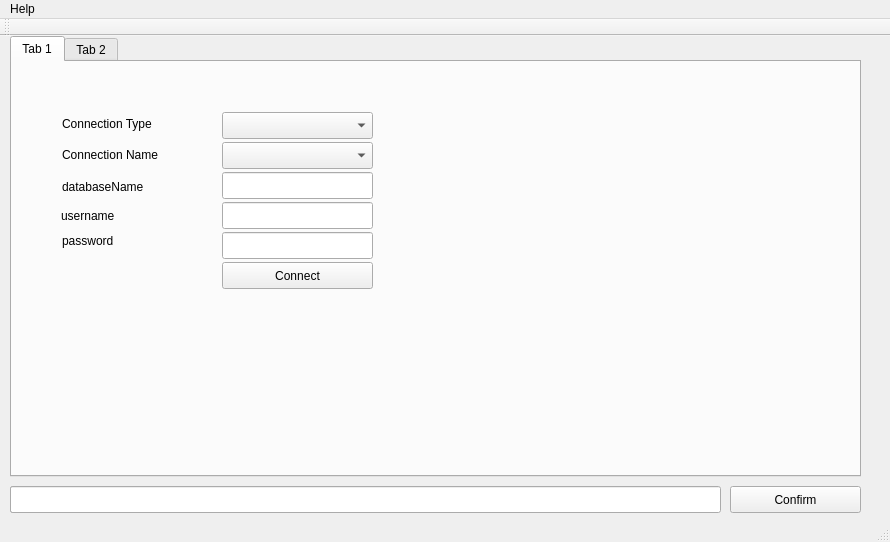
<?xml version="1.0" encoding="UTF-8"?>
<ui version="4.0">
 <class>MainForm</class>
 <widget class="QMainWindow" name="MainForm">
  <property name="windowModality">
   <enum>Qt::WindowModal</enum>
  </property>
  <property name="geometry">
   <rect>
    <x>0</x>
    <y>0</y>
    <width>890</width>
    <height>542</height>
   </rect>
  </property>
  <property name="windowTitle">
   <string>SQL Control System</string>
  </property>
  <widget class="QWidget" name="centralWidget">
   <widget class="QTabWidget" name="tabWidget">
    <property name="geometry">
     <rect>
      <x>10</x>
      <y>0</y>
      <width>851</width>
      <height>441</height>
     </rect>
    </property>
    <property name="sizePolicy">
     <sizepolicy hsizetype="Expanding" vsizetype="Expanding">
      <horstretch>0</horstretch>
      <verstretch>0</verstretch>
     </sizepolicy>
    </property>
    <property name="currentIndex">
     <number>0</number>
    </property>
    <widget class="QWidget" name="mainTab">
     <attribute name="title">
      <string>Tab 1</string>
     </attribute>
     <widget class="QComboBox" name="connectionType">
      <property name="geometry">
       <rect>
        <x>210</x>
        <y>50</y>
        <width>151</width>
        <height>27</height>
       </rect>
      </property>
     </widget>
     <widget class="QComboBox" name="connectionName">
      <property name="geometry">
       <rect>
        <x>210</x>
        <y>80</y>
        <width>151</width>
        <height>27</height>
       </rect>
      </property>
     </widget>
     <widget class="QLineEdit" name="databaseName">
      <property name="geometry">
       <rect>
        <x>210</x>
        <y>110</y>
        <width>151</width>
        <height>27</height>
       </rect>
      </property>
     </widget>
     <widget class="QLineEdit" name="username">
      <property name="geometry">
       <rect>
        <x>210</x>
        <y>140</y>
        <width>151</width>
        <height>27</height>
       </rect>
      </property>
     </widget>
     <widget class="QLineEdit" name="password">
      <property name="geometry">
       <rect>
        <x>210</x>
        <y>170</y>
        <width>151</width>
        <height>27</height>
       </rect>
      </property>
     </widget>
     <widget class="QPushButton" name="connectButton">
      <property name="geometry">
       <rect>
        <x>210</x>
        <y>200</y>
        <width>151</width>
        <height>27</height>
       </rect>
      </property>
      <property name="text">
       <string>Connect</string>
      </property>
     </widget>
     <widget class="QLabel" name="label">
      <property name="geometry">
       <rect>
        <x>50</x>
        <y>53</y>
        <width>121</width>
        <height>17</height>
       </rect>
      </property>
      <property name="text">
       <string>Connection Type</string>
      </property>
     </widget>
     <widget class="QLabel" name="label_2">
      <property name="geometry">
       <rect>
        <x>50</x>
        <y>170</y>
        <width>121</width>
        <height>17</height>
       </rect>
      </property>
      <property name="text">
       <string>password</string>
      </property>
     </widget>
     <widget class="QLabel" name="infoline">
      <property name="geometry">
       <rect>
        <x>50</x>
        <y>240</y>
        <width>271</width>
        <height>17</height>
       </rect>
      </property>
      <property name="text">
       <string/>
      </property>
     </widget>
     <widget class="QLabel" name="label_4">
      <property name="geometry">
       <rect>
        <x>50</x>
        <y>116</y>
        <width>121</width>
        <height>17</height>
       </rect>
      </property>
      <property name="text">
       <string>databaseName</string>
      </property>
     </widget>
     <widget class="QLabel" name="label_5">
      <property name="geometry">
       <rect>
        <x>49</x>
        <y>145</y>
        <width>121</width>
        <height>17</height>
       </rect>
      </property>
      <property name="text">
       <string>username</string>
      </property>
     </widget>
     <widget class="QLabel" name="label_6">
      <property name="geometry">
       <rect>
        <x>50</x>
        <y>84</y>
        <width>121</width>
        <height>17</height>
       </rect>
      </property>
      <property name="text">
       <string>Connection Name</string>
      </property>
     </widget>
    </widget>
    <widget class="QWidget" name="queryTab">
     <attribute name="title">
      <string>Tab 2</string>
     </attribute>
     <widget class="QPlainTextEdit" name="query">
      <property name="geometry">
       <rect>
        <x>10</x>
        <y>360</y>
        <width>311</width>
        <height>31</height>
       </rect>
      </property>
     </widget>
     <widget class="QPushButton" name="execute">
      <property name="geometry">
       <rect>
        <x>320</x>
        <y>360</y>
        <width>131</width>
        <height>31</height>
       </rect>
      </property>
      <property name="text">
       <string>Execute</string>
      </property>
     </widget>
     <widget class="QTableView" name="queryTable">
      <property name="geometry">
       <rect>
        <x>10</x>
        <y>10</y>
        <width>441</width>
        <height>341</height>
       </rect>
      </property>
     </widget>
     <widget class="QCustomPlot" name="customPlot" native="true">
      <property name="geometry">
       <rect>
        <x>460</x>
        <y>10</y>
        <width>381</width>
        <height>381</height>
       </rect>
      </property>
     </widget>
    </widget>
   </widget>
   <widget class="QPushButton" name="insertB">
    <property name="geometry">
     <rect>
      <x>10</x>
      <y>450</y>
      <width>151</width>
      <height>27</height>
     </rect>
    </property>
    <property name="text">
     <string>Insert</string>
    </property>
   </widget>
   <widget class="QPushButton" name="deleteB">
    <property name="geometry">
     <rect>
      <x>170</x>
      <y>450</y>
      <width>151</width>
      <height>27</height>
     </rect>
    </property>
    <property name="text">
     <string>Delete</string>
    </property>
   </widget>
   <widget class="QLineEdit" name="valueLine">
    <property name="geometry">
     <rect>
      <x>10</x>
      <y>450</y>
      <width>711</width>
      <height>27</height>
     </rect>
    </property>
   </widget>
   <widget class="QPushButton" name="confirmB">
    <property name="geometry">
     <rect>
      <x>730</x>
      <y>450</y>
      <width>131</width>
      <height>27</height>
     </rect>
    </property>
    <property name="text">
     <string>Confirm</string>
    </property>
   </widget>
  </widget>
  <widget class="QMenuBar" name="menuBar">
   <property name="geometry">
    <rect>
     <x>0</x>
     <y>0</y>
     <width>890</width>
     <height>25</height>
    </rect>
   </property>
   <widget class="QMenu" name="menuHelp">
    <property name="title">
     <string>Help</string>
    </property>
    <addaction name="actionAbout"/>
   </widget>
   <addaction name="menuHelp"/>
  </widget>
  <widget class="QToolBar" name="mainToolBar">
   <attribute name="toolBarArea">
    <enum>TopToolBarArea</enum>
   </attribute>
   <attribute name="toolBarBreak">
    <bool>false</bool>
   </attribute>
  </widget>
  <widget class="QStatusBar" name="statusBar"/>
  <action name="actionAbout">
   <property name="text">
    <string>About</string>
   </property>
   <property name="shortcut">
    <string>Ctrl+H</string>
   </property>
  </action>
 </widget>
 <layoutdefault spacing="6" margin="11"/>
 <customwidgets>
  <customwidget>
   <class>QCustomPlot</class>
   <extends>QWidget</extends>
   <header>qcustomplot.h</header>
   <container>1</container>
  </customwidget>
 </customwidgets>
 <resources/>
 <connections/>
</ui>
